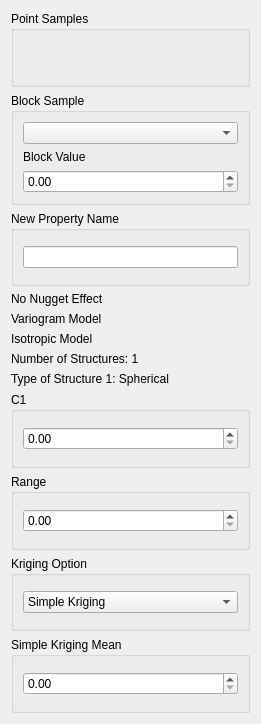
<?xml version="1.0" encoding="UTF-8"?>
<ui version="4.0">
 <class>Form</class>
 <widget class="QWidget" name="Form">
  <property name="geometry">
   <rect>
    <x>0</x>
    <y>0</y>
    <width>261</width>
    <height>724</height>
   </rect>
  </property>
  <property name="windowTitle">
   <string>Form</string>
  </property>
  <property name="AlgorithmCategory" stdset="0">
   <string>LPM_UFRGS</string>
  </property>
  <property name="AlgorithmDescription" stdset="0">
   <string>Block_kriging</string>
  </property>
  <layout class="QGridLayout" name="gridLayout_6">
   <item row="0" column="0">
    <widget class="QGroupBox" name="groupBox_5">
     <property name="title">
      <string>Point Samples</string>
     </property>
     <layout class="QGridLayout" name="gridLayout_5">
      <item row="0" column="0">
       <widget class="PropertySelectorNoRegion" name="Location_And_Value_Of_The_Point_Samples"/>
      </item>
     </layout>
    </widget>
   </item>
   <item row="3" column="0">
    <layout class="QVBoxLayout" name="verticalLayout">
     <item>
      <widget class="QLabel" name="label_5">
       <property name="text">
        <string>No Nugget Effect</string>
       </property>
      </widget>
     </item>
     <item>
      <widget class="QLabel" name="label_4">
       <property name="text">
        <string>Variogram Model</string>
       </property>
      </widget>
     </item>
     <item>
      <widget class="QLabel" name="label_8">
       <property name="text">
        <string>Isotropic Model</string>
       </property>
      </widget>
     </item>
     <item>
      <widget class="QLabel" name="label_6">
       <property name="text">
        <string>Number of Structures: 1</string>
       </property>
      </widget>
     </item>
     <item>
      <widget class="QLabel" name="label_7">
       <property name="text">
        <string>Type of Structure 1: Spherical</string>
       </property>
      </widget>
     </item>
    </layout>
   </item>
   <item row="6" column="0">
    <widget class="QGroupBox" name="groupBox">
     <property name="title">
      <string>Kriging Option</string>
     </property>
     <layout class="QVBoxLayout" name="verticalLayout_2">
      <item>
       <widget class="QComboBox" name="Kriging_Option">
        <item>
         <property name="text">
          <string>Simple Kriging</string>
         </property>
        </item>
        <item>
         <property name="text">
          <string>Ordinary Kriging</string>
         </property>
        </item>
       </widget>
      </item>
     </layout>
    </widget>
   </item>
   <item row="1" column="0">
    <widget class="QGroupBox" name="groupBox_6">
     <property name="title">
      <string>Block Sample</string>
     </property>
     <layout class="QGridLayout" name="gridLayout_4">
      <item row="2" column="0">
       <widget class="QDoubleSpinBox" name="Block_Value"/>
      </item>
      <item row="0" column="0">
       <widget class="GridSelectorBasic" name="Location_Of_The_Block_Sample"/>
      </item>
      <item row="1" column="0">
       <widget class="QLabel" name="label_2">
        <property name="text">
         <string>Block Value</string>
        </property>
       </widget>
      </item>
     </layout>
    </widget>
   </item>
   <item row="4" column="0">
    <widget class="QGroupBox" name="Contribution_Of_The_Variogram">
     <property name="title">
      <string>C1</string>
     </property>
     <layout class="QGridLayout" name="gridLayout">
      <item row="0" column="0">
       <widget class="QDoubleSpinBox" name="Contribution_Variogram"/>
      </item>
     </layout>
    </widget>
   </item>
   <item row="7" column="0">
    <widget class="QGroupBox" name="groupBox_3">
     <property name="title">
      <string>Simple Kriging Mean</string>
     </property>
     <layout class="QGridLayout" name="gridLayout_3">
      <item row="0" column="0">
       <widget class="QDoubleSpinBox" name="Simple_Kriging_Mean">
        <property name="enabled">
         <bool>true</bool>
        </property>
       </widget>
      </item>
     </layout>
    </widget>
   </item>
   <item row="2" column="0">
    <widget class="QGroupBox" name="groupBox_2">
     <property name="title">
      <string>New Property Name</string>
     </property>
     <layout class="QGridLayout" name="gridLayout_7">
      <item row="0" column="0">
       <widget class="QLineEdit" name="Property_Which_Will_Receive_The_Estimates"/>
      </item>
     </layout>
    </widget>
   </item>
   <item row="5" column="0">
    <widget class="QGroupBox" name="Range">
     <property name="title">
      <string>Range</string>
     </property>
     <layout class="QGridLayout" name="gridLayout_2">
      <item row="0" column="0">
       <widget class="QDoubleSpinBox" name="Range_Of_The_Variogram"/>
      </item>
     </layout>
    </widget>
   </item>
  </layout>
  <zorder>Contribution_Of_The_Variogram</zorder>
  <zorder>Range</zorder>
  <zorder>groupBox_3</zorder>
  <zorder>groupBox</zorder>
  <zorder>groupBox_5</zorder>
  <zorder>groupBox_6</zorder>
  <zorder>groupBox_2</zorder>
 </widget>
 <customwidgets>
  <customwidget>
   <class>GridSelectorBasic</class>
   <extends>QComboBox</extends>
   <header>qtplugins/selectors.h</header>
  </customwidget>
  <customwidget>
   <class>PropertySelectorNoRegion</class>
   <extends>QWidget</extends>
   <header>qtplugins/selectors.h</header>
  </customwidget>
 </customwidgets>
 <resources/>
 <connections/>
</ui>
